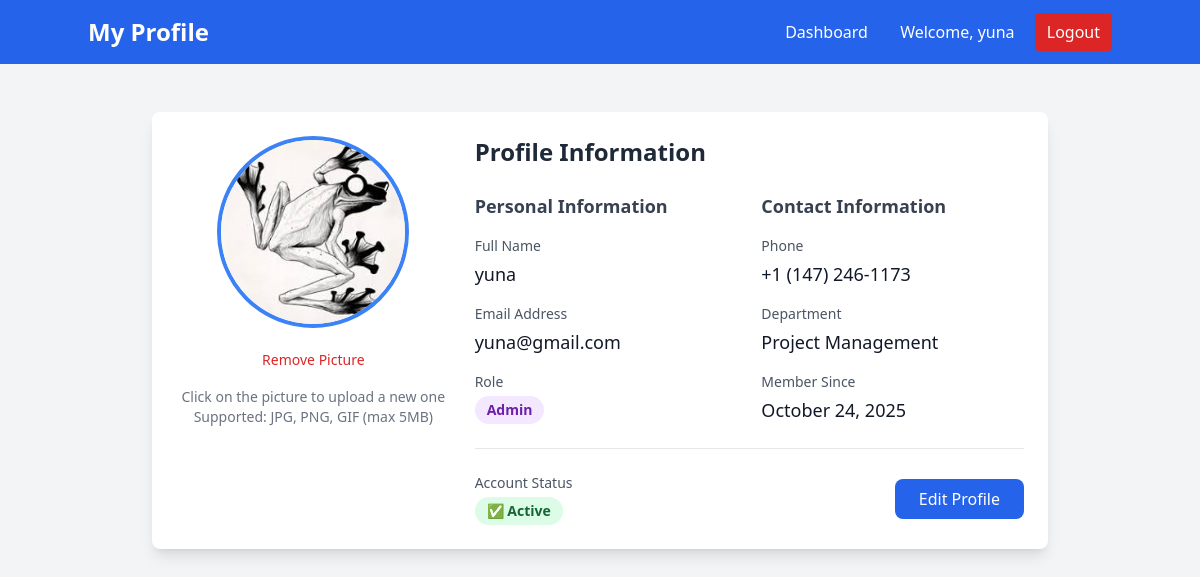
/profile (signed in), run on an earlier commit of the app's database.
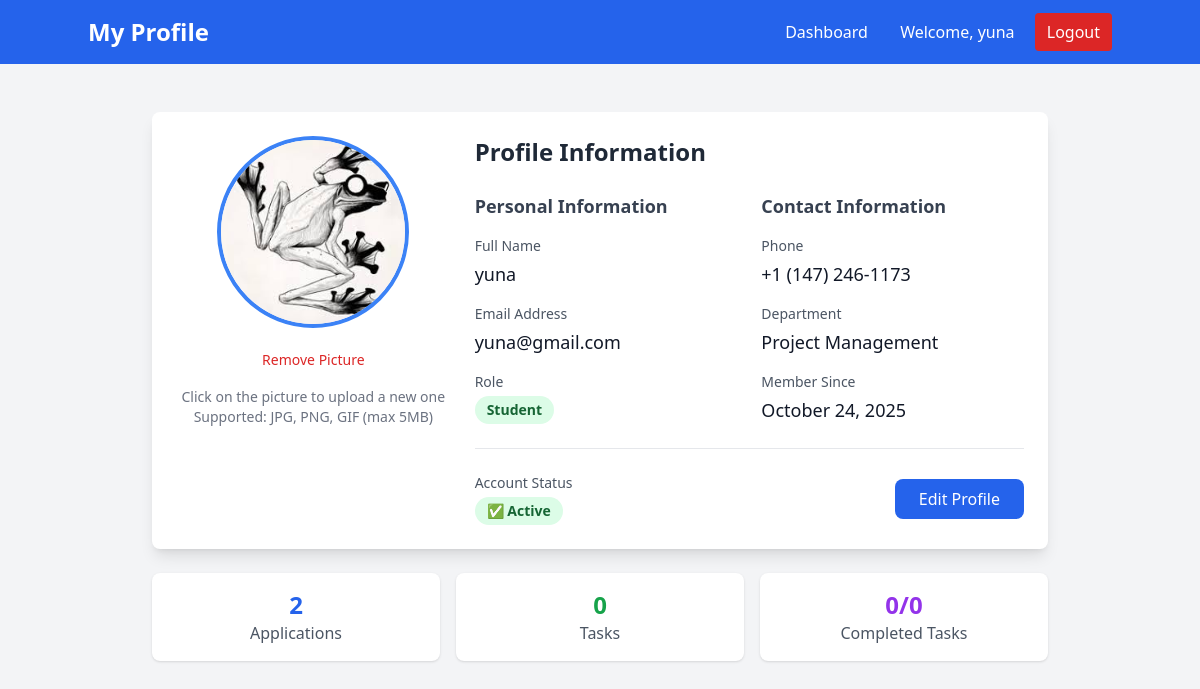
And on a later commit of the database.
### models.py (models this page shows)
class User(Base):
    __tablename__ = "users"
    id = Column(Integer, primary_key=True, index=True)
    email = Column(String(255), unique=True, index=True, nullable=False)
    hashed_password = Column(String(255), nullable=False)
    full_name = Column(String(255), nullable=False)
    role = Column(Enum(UserRole), nullable=False, default=UserRole.STUDENT)
    phone = Column(String(20))
    department = Column(String(255))
    profile_picture = Column(String(500), default="default_avatar.png")
    created_at = Column(DateTime(timezone=True), server_default=func.now())
    is_active = Column(Boolean, default=True)
    created_internships = relationship("Internship", back_populates="creator")
    applications = relationship("InternshipApplication", back_populates="student")
    assigned_tasks = relationship("Task", foreign_keys="Task.student_id", back_populates="student")
    assigned_by_tasks = relationship("Task", foreign_keys="Task.assigned_by", back_populates="assigner")
    student_feedback = relationship("Feedback", foreign_keys="Feedback.student_id", back_populates="student")
    mentor_feedback = relationship("Feedback", foreign_keys="Feedback.mentor_id", back_populates="mentor")

### app.py (the view)
@app.get("/profile", response_class=HTMLResponse)
async def profile_page(request: Request, db: Session = Depends(get_db)):
    try:
        user = await get_current_user_from_cookie(request, db)
        return templates.TemplateResponse("profile.html", {
            "request": request,
            "user": user
        })
    except Exception as e:
        print(f"Profile page error: {e}")
        return RedirectResponse("/login")

### templates/profile.html (shortened to what this page needs)
<!DOCTYPE html>
<html>
<head>
    <script src="https://cdn.tailwindcss.com"></script>
</head>
<body class="bg-gray-100">
    <nav class="bg-blue-600 text-white p-4">
        <div class="container mx-auto flex justify-between items-center">
            <h1 class="text-2xl font-bold">My Profile</h1>
            <div class="space-x-4">
                <a href="/dashboard" class="hover:bg-blue-700 px-3 py-2 rounded">Dashboard</a>
                <span>Welcome, {{ user.full_name }}</span>
                <a href="/logout" class="bg-red-600 hover:bg-red-700 px-3 py-2 rounded">Logout</a>
            </div>
        </div>
    </nav>
    <div class="container mx-auto mt-8 p-4">
        <div class="max-w-4xl mx-auto">
            <div class="bg-white rounded-lg shadow-lg p-6 mb-6">
                <div class="flex flex-col md:flex-row gap-6">
                    <div class="md:w-1/3 text-center">
                        <div class="relative inline-block">
                        </div>
                        <button onclick="removeProfilePicture()"
                                class="mt-4 text-red-600 hover:text-red-800 text-sm">
                            Remove Picture
                        </button>
                        <div class="mt-4 text-sm text-gray-500">
                            <p>Click on the picture to upload a new one</p>
                            <p>Supported: JPG, PNG, GIF (max 5MB)</p>
                        </div>
                    </div>
                    <div class="md:w-2/3">
                        <h2 class="text-2xl font-bold mb-6 text-gray-800">Profile Information</h2>
                        <div class="grid grid-cols-1 md:grid-cols-2 gap-6">
                            <div>
                                <h3 class="text-lg font-semibold mb-4 text-gray-700">Personal Information</h3>
                                <div class="space-y-4">
                                    <div>
                                        <label class="block text-sm font-medium text-gray-600">Full Name</label>
                                        <p class="mt-1 text-lg text-gray-900">{{ user.full_name }}</p>
                                    </div>
                                    <div>
                                        <label class="block text-sm font-medium text-gray-600">Email Address</label>
                                        <p class="mt-1 text-lg text-gray-900">{{ user.email }}</p>
                                    </div>
                                    <div>
                                        <label class="block text-sm font-medium text-gray-600">Role</label>
                                        <span class="mt-1 inline-block px-3 py-1 text-sm font-semibold rounded-full
                                            {% if user.role == 'admin' %}bg-purple-100 text-purple-800
                                            {% elif user.role == 'mentor' %}bg-blue-100 text-blue-800
                                            {% else %}bg-green-100 text-green-800{% endif %}">
                                            {{ user.role|title }}
                                        </span>
                                    </div>
                                </div>
                            </div>
                            <div>
                                <h3 class="text-lg font-semibold mb-4 text-gray-700">Contact Information</h3>
                                <div class="space-y-4">
                                    <div>
                                        <label class="block text-sm font-medium text-gray-600">Phone</label>
                                        <p class="mt-1 text-lg text-gray-900">
                                            {% if user.phone %}
                                                {{ user.phone }}
                                            {% else %}
                                                <span class="text-gray-400">Not provided</span>
                                            {% endif %}
                                        </p>
                                    </div>
                                    <div>
                                        <label class="block text-sm font-medium text-gray-600">Department</label>
                                        <p class="mt-1 text-lg text-gray-900">
                                            {% if user.department %}
                                                {{ user.department }}
                                            {% else %}
                                                <span class="text-gray-400">Not provided</span>
                                            {% endif %}
                                        </p>
                                    </div>
                                    <div>
                                        <label class="block text-sm font-medium text-gray-600">Member Since</label>
                                        <p class="mt-1 text-lg text-gray-900">
                                            {{ user.created_at.strftime('%B %d, %Y') }}
                                        </p>
                                    </div>
                                </div>
                            </div>
                        </div>
                        <div class="mt-6 pt-6 border-t border-gray-200">
                            <div class="flex items-center justify-between">
                                <div>
                                    <label class="block text-sm font-medium text-gray-600">Account Status</label>
                                    <span class="mt-1 inline-flex items-center px-3 py-1 rounded-full text-sm font-semibold
                                        {% if user.is_active %}bg-green-100 text-green-800
                                        {% else %}bg-red-100 text-red-800{% endif %}">
                                        {% if user.is_active %}
                                            ✅ Active
                                        {% else %}
                                            ❌ Inactive
                                        {% endif %}
                                    </span>
                                </div>
                                <button onclick="editProfile()"
                                        class="bg-blue-600 text-white px-6 py-2 rounded-lg hover:bg-blue-700 transition">
                                    Edit Profile
                                </button>
                            </div>
                        </div>
                    </div>
                </div>
            </div>
            {% if user.role == 'student' %}
            <div class="grid grid-cols-1 md:grid-cols-3 gap-4 mb-6">
                <div class="bg-white p-4 rounded-lg shadow text-center">
                    <div class="text-2xl font-bold text-blue-600">{{ user.applications|length if user.applications else 0 }}</div>
                    <div class="text-gray-600">Applications</div>
                </div>
                <div class="bg-white p-4 rounded-lg shadow text-center">
                    <div class="text-2xl font-bold text-green-600">{{ user.tasks|length if user.tasks else 0 }}</div>
                    <div class="text-gray-600">Tasks</div>
                </div>
                <div class="bg-white p-4 rounded-lg shadow text-center">
                    <div class="text-2xl font-bold text-purple-600">
                        {% set completed_tasks = user.tasks|selectattr('status', 'equalto', 'completed')|list if user.tasks else [] %}
                        {{ completed_tasks|length }}/{{ user.tasks|length if user.tasks else 0 }}
                    </div>
                    <div class="text-gray-600">Completed Tasks</div>
                </div>
            </div>
            {% endif %}
        </div>
    </div>
</body>
</html>

What changed in the data, as far as the page shows it:
changed User "yuna": role "Admin" → "Student"
Also different on the page:
{{ user.applications|length if user.applications else 0 }}: (not shown) → "2"
{{ user.tasks|length if user.tasks else 0 }}: (not shown) → "0"
{{ completed_tasks|length }}: (not shown) → "0"
text now shown: "Applications Tasks / Completed Tasks"
